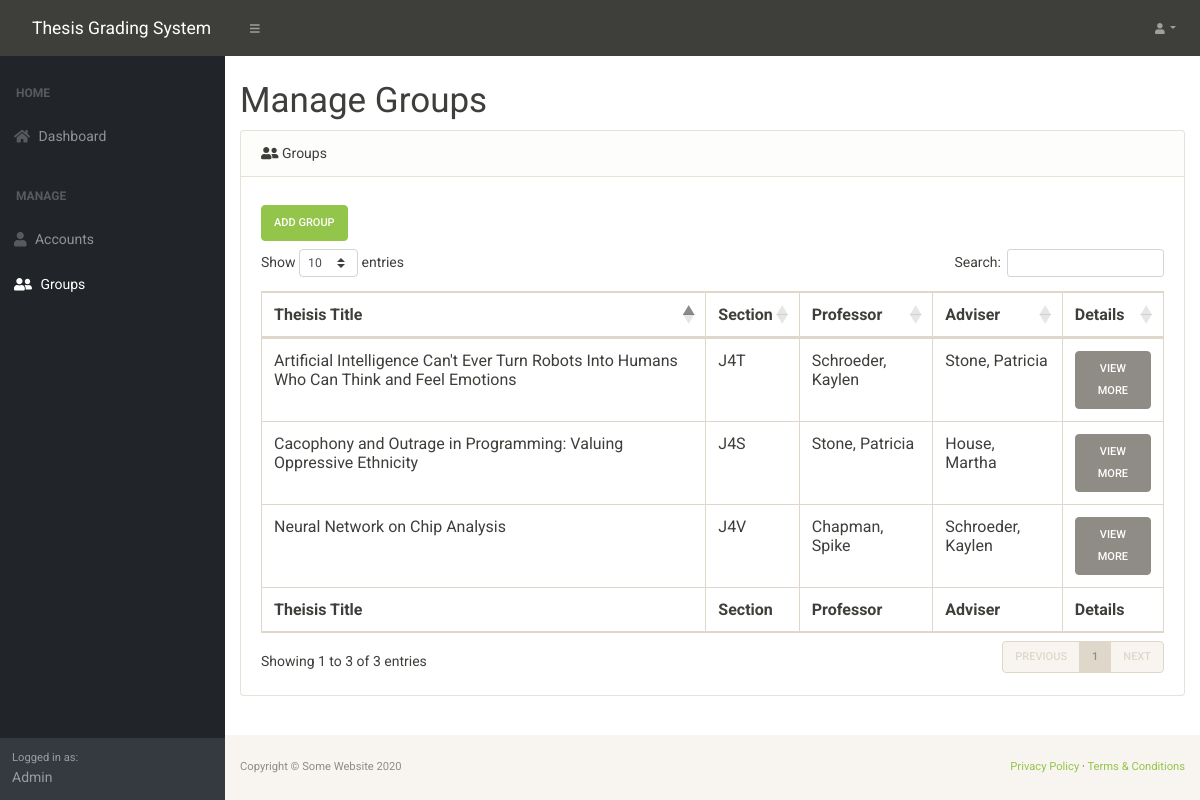
Screenshot of /GroupManagement/ManageGroups.php (signed in) with the database file from the repository.
### tables this page shows
CREATE TABLE `groups` (
  `Id` int(11) NOT NULL,
  `Thesis_Title` varchar(255) DEFAULT NULL,
  `Section` varchar(3) NOT NULL
);

CREATE TABLE `accounts` (
  `Id` int(11) NOT NULL,
  `Username` varchar(255) NOT NULL,
  `Password` varchar(40) NOT NULL,
  `Firstname` varchar(255) NOT NULL,
  `Lastname` varchar(255) NOT NULL,
  `Role_Id` int(11) NOT NULL
);

### Backend/classes/DBHandler.php (called while the page is built, shortened)
<?php
require_once("Account.php");
require_once("Group.php");
class DBHandler
{
	static private $server = "localhost";
	static private $s_username = "root";
	static private $s_pass = "";
	static private $dbName = "thesis-grading-system-db";
	public static function GetGroups(){
		$connection = new mysqli(self::$server, self::$s_username, self::$s_pass, self::$dbName);
		$stmt = $connection->prepare("SELECT *  FROM Groups");
		$rc = $stmt->execute();
		$res = $stmt->get_result();
		if($res->num_rows > 0){
			$groups = array();
			while($row = $res->fetch_assoc()){
				$id = $row['Id'];
				$title = $row['Thesis_Title'];
				$section = $row['Section'];
				array_push($groups, Group::Create($id, $title, $section));
			}
			return $groups;
		}
		else{
			return NULL;
		}
	}
	public static function GetGroupFaculty($groupId, $facultyId){
		$connection = new mysqli(self::$server, self::$s_username, self::$s_pass, self::$dbName);
		$stmt = $connection->prepare("SELECT Accounts.*  FROM Faculty_Assignment INNER JOIN Accounts ON Faculty_Assignment.Account_ID = Accounts.Id WHERE Group_Id = ? AND Faculty_Type_Id = ?");
		$stmt->bind_param("dd", $groupId, $facultyId);
		$stmt->execute();
		$res = $stmt->get_result();
		if($res->num_rows > 0){
			$faculty = array();
			while($row = $res->fetch_assoc()){
				$id = $row['Id'];
				$firstname = $row['Firstname'];
				$lastname = $row['Lastname'];
				$username = $row['Username'];
				$roleId = $row['Role_Id'];
				array_push($faculty, Account::CreateAccountWithInfo($id, $firstname, $lastname, $username, $roleId));
			}
			return $faculty;
		}
		else{
			return NULL;
		}
	}
}
?>

### Backend/classes/Group.php (called while the page is built, shortened)
<?php
class Group{
	public static function Create($_id, $_title, $_section){
		$g = new Group();
		$g->id = $_id;
		$g->title = $_title;
		$g->section = $_section;
		return $g;
	}
}
?>

### Backend/classes/Account.php (called while the page is built, shortened)
<?php
class Account{
	public static function CreateAccountWithInfo($_id, $_firstname, $_lastname, $_username,$_roleId){
		$instance = new Account();
		$instance->id = $_id;
		$instance->firstname = $_firstname;
		$instance->lastname = $_lastname;
		$instance->username = $_username;
		$instance->roleid = $_roleId;
		return $instance;
	}
}
?>

### GroupManagement/ManageGroups.php (the view, shortened to what this page needs)
<?php
require_once("../Backend/classes/Group.php");
require_once("../Backend/classes/DBHandler.php");
require_once("../Backend/classes/Account.php");
?>
<html>
    <head>
        <link href="../css/styles.css" rel="stylesheet" />
        <link href="../css/bootstrap-sandstone.min.css" rel="stylesheet" />
        <link href="https://cdn.datatables.net/1.10.20/css/dataTables.bootstrap4.min.css" rel="stylesheet" />
    </head>
    <body class="sb-nav-fixed">
        <?php include("../PartialViews/Navbar.php")?>
        <div id="layoutSidenav">
            <?php include("../PartialViews/SideNav.php");?>
            <div id="layoutSidenav_content">
                <main>
                    <div class="container-fluid">
                        <h1 class="mt-4">Manage Groups</h1>
                        <div class="card mb-4">
                            <div class="card-header"><i class="fas fa-user-friends"></i> Groups</div>
                            <div class="card-body">
                                <div class='mt-2 mb-2'>
                                    <a class = 'btn btn-success' href="AddGroup.php" role = "button">Add Group</a>
                                </div>
                                <div class="table-responsive">
                                    <table class="table table-bordered" id="dataTable" width="100%" cellspacing="0">
                                        <thead>
                                            <tr>
                                                <th>Theisis Title</th>
                                                <th>Section</th>
                                                <th>Professor</th>
                                                <th>Adviser</th>
                                                <th>Details</th>
                                            </tr>
                                        </thead>
                                        <tfoot>
                                            <tr>
                                                <th>Theisis Title</th>
                                                <th>Section</th>
                                                <th>Professor</th>
                                                <th>Adviser</th>
                                                <th>Details</th>
                                            </tr>
                                        </tfoot>
                                        <tbody>
                                            <?php
                                                $groups = DBHandler::GetGroups();
                                                if($groups !== NULL){
                                                    foreach($groups as $g){
                                                        $adviser = DBHandler::GetGroupFaculty($g->id, 1);
                                                        $professor = DBHandler::GetGroupFaculty($g->id, 4);
                                                    ?>
                                                        <tr>
                                                            <td><?=$g->title?></td>
                                                            <td><?=$g->section?></td>
                                                            <td><?=$professor[0]->lastname.", ".$professor[0]->firstname?></td>
                                                            <td><?=$adviser[0]->lastname.", ".$adviser[0]->firstname?></td>
                                                            <td>
                                                                <a class = "btn btn-block btn-secondary" href="GroupDetails.php?id=<?=$g->id?>">View More</a>
                                                            </td>
                                                        </tr>
                                                    <?php
                                                    }
                                                }
                                            ?>
                                        </tbody>
                                    </table>
                                </div>
                            </div>
                        </div>
                    </div>
                </main>
                <?php include("../PartialViews/Footer.php"); ?>
            </div>
        </div>
    </body>
</html>

### rows the page displays
groups: Thesis_Title "Cacophony and Outrage in Programming: Valuing Oppressive Ethnicity", Section "J4S", accounts.Lastname "Stone", accounts.Firstname "Patricia", accounts.Lastname "House", accounts.Firstname "Martha"
groups: Thesis_Title "Artificial Intelligence Can't Ever Turn Robots Into Humans Who Can Think and Feel Emotions", Section "J4T", accounts.Lastname "Schroeder", accounts.Firstname "Kaylen", accounts.Lastname "Stone", accounts.Firstname "Patricia"
groups: Thesis_Title "Neural Network on Chip Analysis", Section "J4V", accounts.Lastname "Chapman", accounts.Firstname "Spike", accounts.Lastname "Schroeder", accounts.Firstname "Kaylen"

### other values shown
$_SESSION["Account"]->rolename "Admin"
